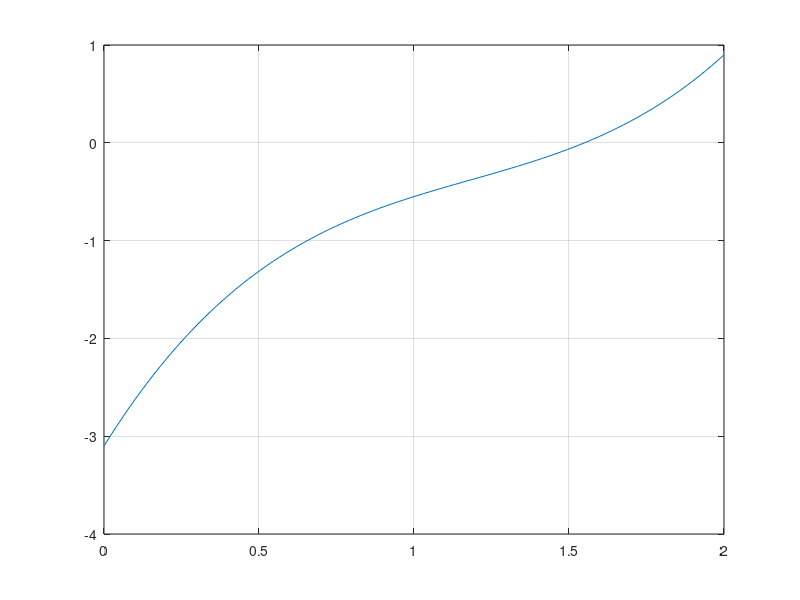

MATLAB code for this plot: (Note: this script raises an error after producing the figure.)
P = [1 -3.55 5.1 -3.1];
x = linspace(0,2,100);
F = polyval(P,x);
plot(x,F)
grid on

%%
M = [2 -3 4 -5 6];
[q1,r1] = deconv(K,[1 -3 1])
N = [1 -3 -1 -1];
[q2,r2] = deconv(M,[3 -2 1])

%%
P = [1 -2 6 -10 16];
disp(polyval(P,4))
F = polyder(P);
disp(polyval(F,4))
%%
P = [1 1+2i 0 -1-3i 0 7];
disp(polyval(P,-2-1i));
F = polyder(P);
disp(polyval(F,-2-1i))

%%
P = [1 4 1 -6];
[r, p, k] = residue([1 0 0], P)
%%
P = [1 1 -1 -1];
[r, p, k] = residue([1 3], P)
%%
P = [1 0 0 0 -1];
[r, p, k] = residue([1 0 0], P)
